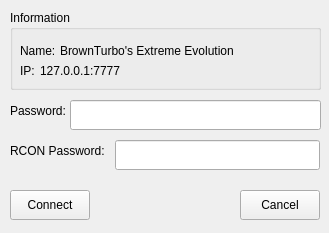
<?xml version="1.0" encoding="UTF-8"?>
<ui version="4.0">
 <class>ConnectWindow</class>
 <widget class="QWizardPage" name="ConnectWindow">
  <property name="geometry">
   <rect>
    <x>0</x>
    <y>0</y>
    <width>329</width>
    <height>233</height>
   </rect>
  </property>
  <property name="sizePolicy">
   <sizepolicy hsizetype="Fixed" vsizetype="Fixed">
    <horstretch>0</horstretch>
    <verstretch>0</verstretch>
   </sizepolicy>
  </property>
  <property name="windowTitle">
   <string>Connect</string>
  </property>
  <widget class="QLineEdit" name="SPasswordBox">
   <property name="geometry">
    <rect>
     <x>70</x>
     <y>100</y>
     <width>251</width>
     <height>30</height>
    </rect>
   </property>
  </widget>
  <widget class="QLineEdit" name="RPasswordBox">
   <property name="geometry">
    <rect>
     <x>115</x>
     <y>140</y>
     <width>205</width>
     <height>30</height>
    </rect>
   </property>
  </widget>
  <widget class="QLabel" name="SPasswordTXT">
   <property name="geometry">
    <rect>
     <x>10</x>
     <y>100</y>
     <width>61</width>
     <height>22</height>
    </rect>
   </property>
   <property name="text">
    <string>Password:</string>
   </property>
  </widget>
  <widget class="QLabel" name="RpasswordTXT">
   <property name="geometry">
    <rect>
     <x>10</x>
     <y>140</y>
     <width>106</width>
     <height>22</height>
    </rect>
   </property>
   <property name="text">
    <string>RCON Password:</string>
   </property>
  </widget>
  <widget class="QPushButton" name="connectButton">
   <property name="geometry">
    <rect>
     <x>10</x>
     <y>190</y>
     <width>80</width>
     <height>30</height>
    </rect>
   </property>
   <property name="text">
    <string>Connect</string>
   </property>
  </widget>
  <widget class="QPushButton" name="cancelButon">
   <property name="geometry">
    <rect>
     <x>240</x>
     <y>190</y>
     <width>80</width>
     <height>30</height>
    </rect>
   </property>
   <property name="text">
    <string>Cancel</string>
   </property>
  </widget>
  <widget class="QGroupBox" name="groupBox">
   <property name="geometry">
    <rect>
     <x>10</x>
     <y>10</y>
     <width>311</width>
     <height>80</height>
    </rect>
   </property>
   <property name="title">
    <string>Information</string>
   </property>
   <widget class="QLabel" name="SName">
    <property name="geometry">
     <rect>
      <x>10</x>
      <y>30</y>
      <width>41</width>
      <height>22</height>
     </rect>
    </property>
    <property name="text">
     <string>Name:</string>
    </property>
   </widget>
   <widget class="QLabel" name="SIP">
    <property name="geometry">
     <rect>
      <x>10</x>
      <y>50</y>
      <width>21</width>
      <height>22</height>
     </rect>
    </property>
    <property name="text">
     <string>IP:</string>
    </property>
   </widget>
   <widget class="QLabel" name="SIPValue">
    <property name="geometry">
     <rect>
      <x>30</x>
      <y>50</y>
      <width>271</width>
      <height>22</height>
     </rect>
    </property>
    <property name="text">
     <string>127.0.0.1:7777</string>
    </property>
   </widget>
   <widget class="QLabel" name="SNameValue">
    <property name="geometry">
     <rect>
      <x>50</x>
      <y>30</y>
      <width>251</width>
      <height>22</height>
     </rect>
    </property>
    <property name="text">
     <string>BrownTurbo's Extreme Evolution</string>
    </property>
   </widget>
  </widget>
 </widget>
 <resources/>
 <connections/>
</ui>
